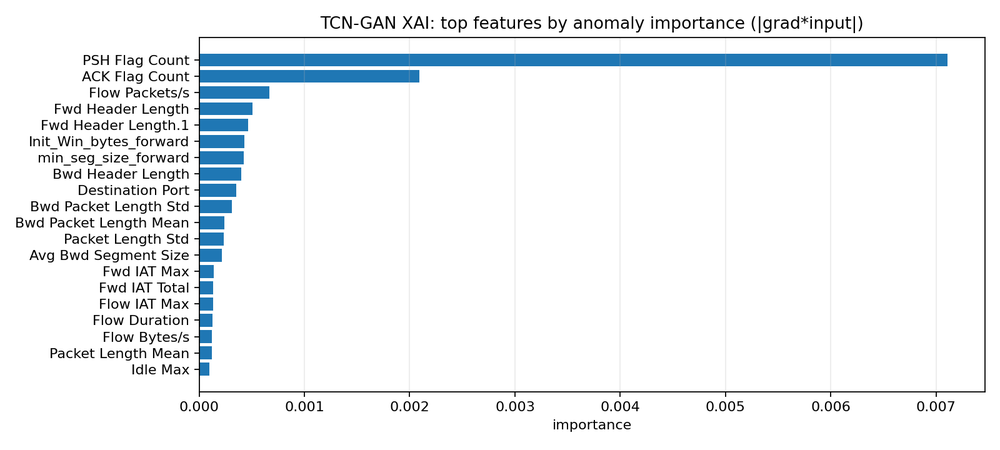
#> input picture paper/figures/xai_feature_importance.png, 1000 x 450 px, shrunk from 1600 x 720 before the run, found by its file name
$ python make_paper_diagrams.py
#> lines starting #> are read from the running program, lines starting #| are printed output that depends on the picture
#!/usr/bin/env python3
"""Generate paper diagrams for the Attentive TCN-WGAN-GP manuscript."""

from __future__ import annotations

from pathlib import Path

import matplotlib.patches as patches
import matplotlib.pyplot as plt
from PIL import Image


OUT_DIR = Path("attack/paper/figures")


COLORS = {
    "blue": "#D9EAF7",
    "blue_edge": "#2F6F9F",
    "green": "#DFF0D8",
    "green_edge": "#3F7F4F",
    "yellow": "#FFF3CD",
    "yellow_edge": "#A07900",
    "red": "#F8D7DA",
    "red_edge": "#9A3A40",
    "gray": "#F2F2F2",
    "gray_edge": "#666666",
    "purple": "#E8DFF5",
    "purple_edge": "#6B4FA0",
}


def _box(ax, xy, wh, title, body="", fc="blue", lw=1.5, fontsize=10):
    x, y = xy
    w, h = wh
    rect = patches.FancyBboxPatch(
        (x, y),
        w,
        h,
        boxstyle="round,pad=0.012,rounding_size=0.018",
        linewidth=lw,
        edgecolor=COLORS[f"{fc}_edge"],
        facecolor=COLORS[fc],
    )
    ax.add_patch(rect)
    ax.text(x + w / 2, y + h * 0.65, title, ha="center", va="center", fontsize=fontsize, weight="bold")
    if body:
        ax.text(x + w / 2, y + h * 0.34, body, ha="center", va="center", fontsize=fontsize - 1, linespacing=1.15)
    return rect


def _arrow(ax, start, end, text="", rad=0.0, color="#333333", lw=1.25):
    arrow = patches.FancyArrowPatch(
        start,
        end,
        arrowstyle="-|>",
        mutation_scale=12,
        linewidth=lw,
        color=color,
        connectionstyle=f"arc3,rad={rad}",
    )
    ax.add_patch(arrow)
    if text:
        mx = (start[0] + end[0]) / 2
        my = (start[1] + end[1]) / 2
        ax.text(mx, my + 0.025, text, ha="center", va="center", fontsize=8, color=color)


def _save(fig, stem: str) -> None:
    fig.savefig(OUT_DIR / f"{stem}.png", dpi=300)
    fig.savefig(OUT_DIR / f"{stem}.svg")


def _mini_records(ax, x, y, w, h, color="#2F6F9F"):
#> called with x = 0.052, y = 0.69, w = 0.07, h = 0.07, color = '#2F6F9F'
    for i in range(5):
        yy = y + h * (0.16 + i * 0.14)
        ax.add_patch(patches.Rectangle((x + w * 0.12, yy), w * 0.68, h * 0.055, facecolor="white", edgecolor=color, lw=0.7))
        ax.add_patch(patches.Circle((x + w * 0.86, yy + h * 0.027), h * 0.018, facecolor=color, edgecolor="none"))


def _mini_windows(ax, x, y, w, h):
#> called with x = 0.363, y = 0.675, w = 0.08, h = 0.08
    colors = ["#BFD7EA", "#D6EAF8", "#EAF4FB"]
    for i, c in enumerate(colors):
        ax.add_patch(
            patches.Rectangle(
                (x + w * (0.16 + i * 0.08), y + h * (0.26 + i * 0.07)),
                w * 0.42,
                h * 0.38,
                facecolor=c,
                edgecolor=COLORS["blue_edge"],
                lw=0.9,
            )
        )
#> in _save, `fig.savefig(OUT_DIR / f"{stem}.png", dpi=300)`:
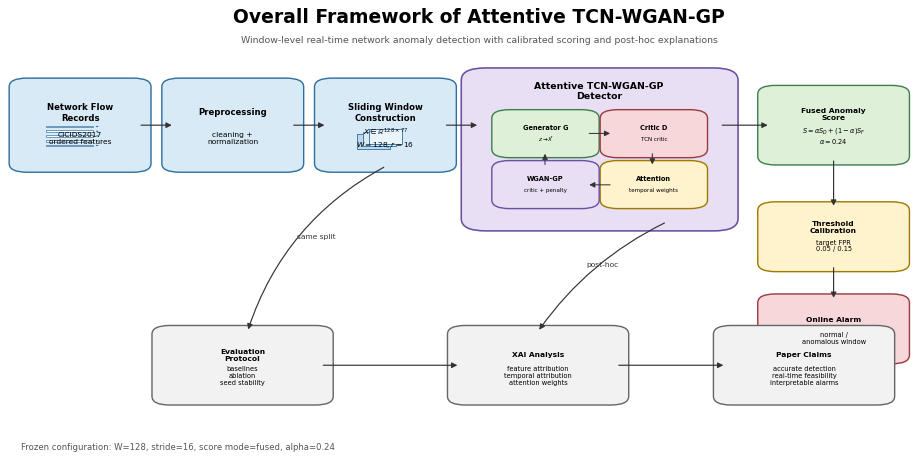
#> figure drawn by matplotlib, 1 panel


def _matrix(ax, x, y, w, h, rows=5, cols=9, cmap=("blue", "#F7FBFF")):
#> called with x = 0.078, y = 0.72, w = 0.085, h = 0.055, rows = 5, cols = 9, cmap = ('blue', '#F7FBFF')
    edge = COLORS[f"{cmap[0]}_edge"] if cmap[0] in COLORS else "#777777"
    face = cmap[1]
    ax.add_patch(patches.Rectangle((x, y), w, h, facecolor=face, edgecolor=edge, lw=1.0))
    for r in range(1, rows):
        ax.plot([x, x + w], [y + h * r / rows, y + h * r / rows], color=edge, lw=0.35, alpha=0.55)
    for c in range(1, cols):
        ax.plot([x + w * c / cols, x + w * c / cols], [y, y + h], color=edge, lw=0.35, alpha=0.55)


def _conv_stack(ax, x, y, w, h):
#> called with x = 0.268, y = 0.705, w = 0.145, h = 0.035
    dilations = [1, 2, 4, 8]
    block_w = w / 4.9
    for i, d in enumerate(dilations):
        bx = x + i * block_w * 1.18
        ax.add_patch(
            patches.FancyBboxPatch(
                (bx, y),
                block_w,
                h,
                boxstyle="round,pad=0.01,rounding_size=0.01",
                facecolor=COLORS["purple"],
                edgecolor=COLORS["purple_edge"],
                lw=1.0,
            )
        )
        ax.text(bx + block_w / 2, y + h * 0.52, f"d={d}", ha="center", va="center", fontsize=7, weight="bold")


def _hidden_states(ax, x, y, w, h):
#> called with x = 0.525, y = 0.72, w = 0.12, h = 0.035
    n = 9
    for i in range(n):
        cx = x + (i + 0.5) * w / n
        alpha = 0.35 + 0.55 * ((i % 4) / 3)
        ax.add_patch(
            patches.Rectangle(
                (cx - w / n * 0.28, y),
                w / n * 0.55,
                h,
                facecolor="#D7C7EE",
                edgecolor=COLORS["purple_edge"],
                alpha=alpha,
                lw=0.7,
            )
        )
    ax.text(x + w / 2, y - 0.025, "$h_1, h_2, \\ldots, h_W$", ha="center", va="top", fontsize=8)


def _attention_bars(ax, x, y, w, h, label=True):
#> called with x = 0.76, y = 0.71, w = 0.12, h = 0.038, label = False
    vals = [0.18, 0.42, 0.25, 0.68, 0.34, 0.92, 0.51, 0.28, 0.72]
    n = len(vals)
    for i, v in enumerate(vals):
        bx = x + i * w / n + w / n * 0.2
        ax.add_patch(
            patches.Rectangle(
                (bx, y),
                w / n * 0.48,
                h * v,
                facecolor="#F5B26B",
                edgecolor="#A35A14",
                lw=0.45,
            )
        )
    if label:
        ax.text(x + w / 2, y + h + 0.018, "learned $a_t$", ha="center", va="bottom", fontsize=8)


def make_framework() -> None:
    OUT_DIR.mkdir(parents=True, exist_ok=True)
    fig, ax = plt.subplots(figsize=(14.8, 7.4))
    ax.set_xlim(0, 1)
    ax.set_ylim(0, 1)
    ax.axis("off")

    ax.text(0.5, 0.955, "Overall Framework of Attentive TCN-WGAN-GP", fontsize=20, weight="bold", ha="center")
    ax.text(
        0.5,
        0.915,
        "Window-level real-time network anomaly detection with calibrated scoring and post-hoc explanations",
        fontsize=10,
        ha="center",
        color="#555555",
    )

    _box(ax, (0.035, 0.66), (0.12, 0.17), "Network Flow\nRecords", "CICIDS2017\nordered features", "blue", fontsize=9)
    _mini_records(ax, 0.052, 0.69, 0.07, 0.07)
    _box(ax, (0.19, 0.66), (0.12, 0.17), "Preprocessing", "cleaning +\nnormalization", "blue", fontsize=9)
    _box(ax, (0.345, 0.66), (0.12, 0.17), "Sliding Window\nConstruction", "$X\\in\\mathbb{R}^{128\\times77}$\n$W=128, r=16$", "blue", fontsize=9)
    _mini_windows(ax, 0.363, 0.675, 0.08, 0.08)

    detector = patches.FancyBboxPatch(
        (0.50, 0.545),
        0.245,
        0.30,
        boxstyle="round,pad=0.018,rounding_size=0.025",
        linewidth=1.7,
        edgecolor=COLORS["purple_edge"],
        facecolor=COLORS["purple"],
    )
    ax.add_patch(detector)
    ax.text(0.622, 0.815, "Attentive TCN-WGAN-GP\nDetector", ha="center", va="center", fontsize=10, weight="bold")
    _box(ax, (0.525, 0.690), (0.085, 0.075), "Generator G", "$z\\rightarrow \\hat{X}$", "green", fontsize=7)
    _box(ax, (0.635, 0.690), (0.085, 0.075), "Critic D", "TCN critic", "red", fontsize=7)
    _box(ax, (0.635, 0.585), (0.085, 0.075), "Attention", "temporal weights", "yellow", fontsize=7)
    _box(ax, (0.525, 0.585), (0.085, 0.075), "WGAN-GP", "critic + penalty", "purple", fontsize=7)
    _arrow(ax, (0.610, 0.728), (0.635, 0.728), "", lw=1.1)
    _arrow(ax, (0.676, 0.690), (0.676, 0.660), "", lw=1.1)
    _arrow(ax, (0.635, 0.622), (0.610, 0.622), "", lw=1.1)
    _arrow(ax, (0.567, 0.660), (0.567, 0.690), "", lw=1.1)

    _box(ax, (0.795, 0.675), (0.13, 0.14), "Fused Anomaly\nScore", "$S=\\alpha S_D+(1-\\alpha)S_F$\n$\\alpha=0.24$", "green", fontsize=8)
    _box(ax, (0.795, 0.455), (0.13, 0.12), "Threshold\nCalibration", "target FPR\n0.05 / 0.15", "yellow", fontsize=8)
    _box(ax, (0.795, 0.265), (0.13, 0.12), "Online Alarm", "normal /\nanomalous window", "red", fontsize=8)

    _box(ax, (0.18, 0.18), (0.16, 0.14), "Evaluation\nProtocol", "baselines\nablation\nseed stability", "gray", fontsize=8)
    _box(ax, (0.48, 0.18), (0.16, 0.14), "XAI Analysis", "feature attribution\ntemporal attribution\nattention weights", "gray", fontsize=8)
    _box(ax, (0.75, 0.18), (0.16, 0.14), "Paper Claims", "accurate detection\nreal-time feasibility\ninterpretable alarms", "gray", fontsize=8)

    _arrow(ax, (0.155, 0.745), (0.19, 0.745))
    _arrow(ax, (0.31, 0.745), (0.345, 0.745))
    _arrow(ax, (0.465, 0.745), (0.50, 0.745))
    _arrow(ax, (0.745, 0.745), (0.795, 0.745))
    _arrow(ax, (0.86, 0.675), (0.86, 0.575))
    _arrow(ax, (0.86, 0.455), (0.86, 0.385))
    _arrow(ax, (0.405, 0.66), (0.265, 0.32), "same split", rad=0.20)
    _arrow(ax, (0.69, 0.545), (0.56, 0.32), "post-hoc", rad=0.13)
    _arrow(ax, (0.64, 0.25), (0.75, 0.25))
    _arrow(ax, (0.34, 0.25), (0.48, 0.25))

    ax.text(0.035, 0.075, "Frozen configuration: W=128, stride=16, score mode=fused, alpha=0.24", fontsize=9, color="#555555")
    fig.tight_layout(pad=0.8)
    _save(fig, "framework_overview")
    plt.close(fig)


def make_model_architecture() -> None:
    fig, ax = plt.subplots(figsize=(10.5, 7.2))
    ax.set_xlim(0, 1)
    ax.set_ylim(0, 1)
    ax.axis("off")

    ax.text(0.5, 0.955, "Attentive TCN-WGAN-GP Model Architecture", fontsize=18, weight="bold", ha="center")

    ax.text(0.055, 0.875, "Real-window critic path", fontsize=10, weight="bold", color=COLORS["purple_edge"])
    _box(ax, (0.055, 0.700), (0.13, 0.13), "Input Window", "$X\\in\\mathbb{R}^{128\\times77}$", "blue", fontsize=8)
    _matrix(ax, 0.078, 0.720, 0.085, 0.055)
    _box(ax, (0.245, 0.690), (0.19, 0.15), "TCN Encoder", "", "purple", fontsize=9)
    _conv_stack(ax, 0.268, 0.705, 0.145, 0.035)
    _box(ax, (0.505, 0.690), (0.16, 0.15), "Hidden States", "$H=[h_1,\\ldots,h_W]$", "purple", fontsize=9)
    _hidden_states(ax, 0.525, 0.720, 0.12, 0.035)
    _box(ax, (0.730, 0.690), (0.18, 0.15), "Attention Pooling", "$h=\\sum_t a_t h_t$", "yellow", fontsize=9)
    _attention_bars(ax, 0.760, 0.710, 0.12, 0.038, label=False)
    _box(ax, (0.785, 0.505), (0.125, 0.10), "Critic D", "$S_D(X)$", "red", fontsize=9)

    _arrow(ax, (0.185, 0.765), (0.245, 0.765))
    _arrow(ax, (0.435, 0.765), (0.505, 0.765))
    _arrow(ax, (0.665, 0.765), (0.730, 0.765))
    _arrow(ax, (0.82, 0.690), (0.845, 0.605))

    ax.text(0.055, 0.575, "Generator path", fontsize=10, weight="bold", color=COLORS["green_edge"])
    _box(ax, (0.055, 0.410), (0.13, 0.12), "Latent Noise", "$z\\sim p(z)$", "blue", fontsize=8)
    ax.scatter([0.092, 0.116, 0.141, 0.110, 0.153], [0.448, 0.486, 0.445, 0.426, 0.482], s=12, color=COLORS["blue_edge"])
    _box(ax, (0.245, 0.395), (0.19, 0.15), "TCN Generator G", "", "green", fontsize=9)
    _conv_stack(ax, 0.268, 0.412, 0.145, 0.035)
    _box(ax, (0.505, 0.405), (0.16, 0.13), "Synthetic Window", "$\\hat{X}=G(z)$", "green", fontsize=9)
    _matrix(ax, 0.542, 0.425, 0.085, 0.050, cmap=("green", "#F4FBF1"))
    _arrow(ax, (0.185, 0.470), (0.245, 0.470))
    _arrow(ax, (0.435, 0.470), (0.505, 0.470))
    _arrow(ax, (0.665, 0.470), (0.785, 0.545), "fake", rad=-0.12)

    _box(ax, (0.280, 0.140), (0.25, 0.13), "WGAN-GP Training", "$L_D=E[D(\\hat{X})]-E[D(X)]+\\lambda GP$\n$L_G=-E[D(G(z))]$", "purple", fontsize=8)
    _box(ax, (0.635, 0.140), (0.25, 0.13), "Fused Inference Score", "$S=\\alpha S_D+(1-\\alpha)S_F$\n$\\alpha=0.24$, threshold $\\tau$", "gray", fontsize=8)
    _box(ax, (0.055, 0.160), (0.13, 0.09), "Feature\nDeviation", "$S_F(X)$", "gray", fontsize=8)
    _box(ax, (0.820, 0.315), (0.12, 0.08), "Decision", "normal /\nanomalous", "red", fontsize=8)

    _arrow(ax, (0.845, 0.505), (0.760, 0.270), "$S_D$")
    _arrow(ax, (0.185, 0.205), (0.635, 0.205), "$S_F$", rad=-0.05)
    _arrow(ax, (0.760, 0.270), (0.820, 0.355))
    _arrow(ax, (0.340, 0.395), (0.395, 0.270), "train G", rad=0.08)
    _arrow(ax, (0.785, 0.545), (0.530, 0.270), "train D", rad=0.08)

    fig.tight_layout(pad=0.8)
    _save(fig, "model_architecture")
#> call 2 of _save, with stem = 'model_architecture'
#> in _save (call 2), `fig.savefig(OUT_DIR / f"{stem}.png", dpi=300)`:
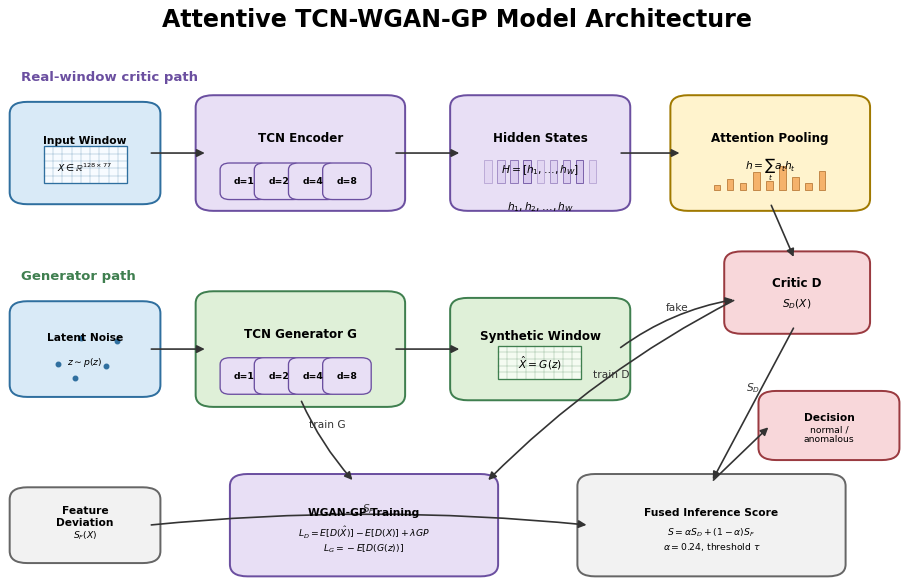
#> figure drawn by matplotlib, 1 panel
    plt.close(fig)


def _open_trimmed(path: Path) -> Image.Image:
    im = Image.open(path).convert("RGB")
    # Remove uniform white margins conservatively.
    import PIL.ImageChops as ImageChops

    bg = Image.new("RGB", im.size, "white")
#> bg: PIL image 1000x450 RGB; every value is 255
    diff = ImageChops.difference(im, bg)
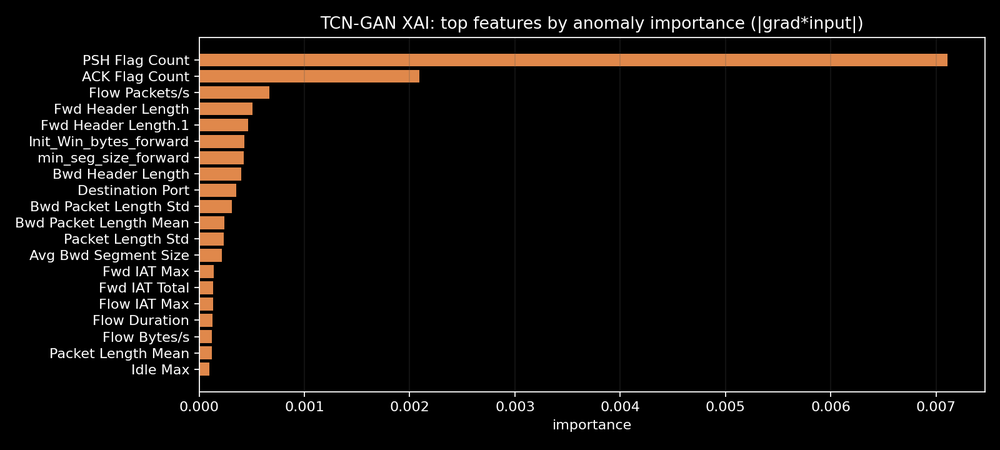
#> diff: PIL image 1000x450 RGB; mean R, G, B 17.1, 13.4, 10.8
    bbox = diff.getbbox()
#> bbox = (14, 14, 988, 434)
    if bbox:
        left, top, right, bottom = bbox
#> left = 14; top = 14; right = 988; bottom = 434
        pad = 18
        left = max(0, left - pad)
#> left = 0
        top = max(0, top - pad)
#> top = 0
        right = min(im.width, right + pad)
#> right = 1000
        bottom = min(im.height, bottom + pad)
#> bottom = 450
        im = im.crop((left, top, right, bottom))
    return im


def make_xai_panel() -> None:
    paths = [
        ("(a) Feature attribution", OUT_DIR / "xai_feature_importance.png"),
        ("(b) Temporal attribution", OUT_DIR / "xai_time_importance.png"),
        ("(c) Attention weights", OUT_DIR / "attn_weights.png"),
    ]
    images = [(label, _open_trimmed(path)) for label, path in paths]
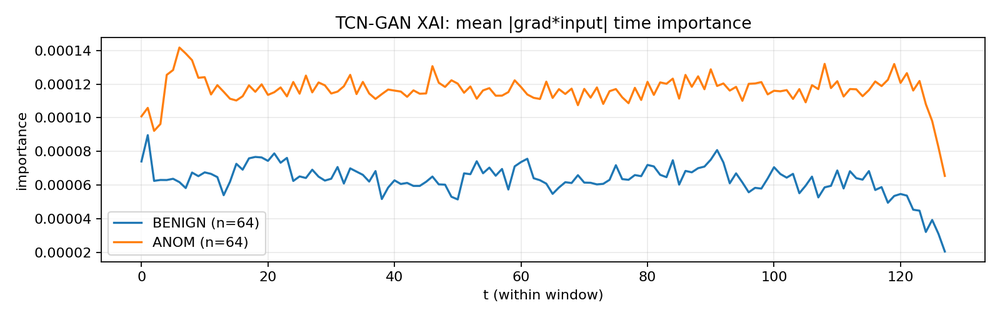
#> input picture paper/figures/xai_time_importance.png, 1000 x 320 px, shrunk from 1600 x 512 before the run, found by its file name
#> in _open_trimmed (call 2), `bg = Image.new("RGB", im.size, "white")`: bg: PIL image 1000x320 RGB; every value is 255
#> in _open_trimmed (call 2), `diff = ImageChops.difference(im, bg)`:
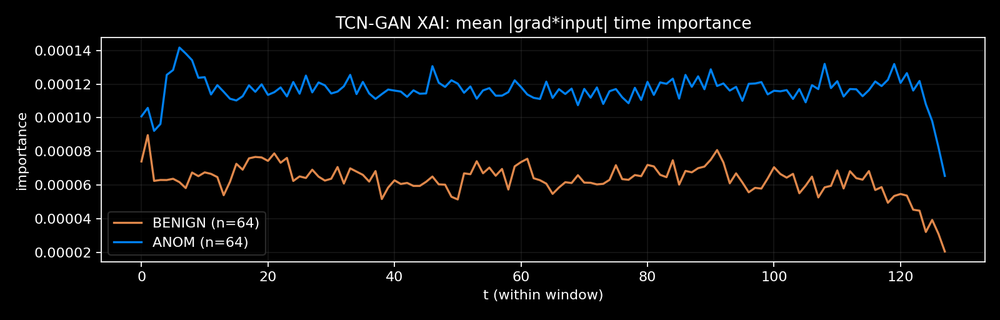
#> diff: PIL image 1000x320 RGB; mean R, G, B 8.6, 9.1, 9.7
#> in _open_trimmed (call 2), `bbox = diff.getbbox()`: bbox = (14, 14, 988, 304)
#> in _open_trimmed (call 2), `left, top, right, bottom = bbox`: left = 14; right = 988; bottom = 304
#> in _open_trimmed (call 2), `left = max(0, left - pad)`: left = 0
#> in _open_trimmed (call 2), `right = min(im.width, right + pad)`: right = 1000
#> in _open_trimmed (call 2), `bottom = min(im.height, bottom + pad)`: bottom = 320
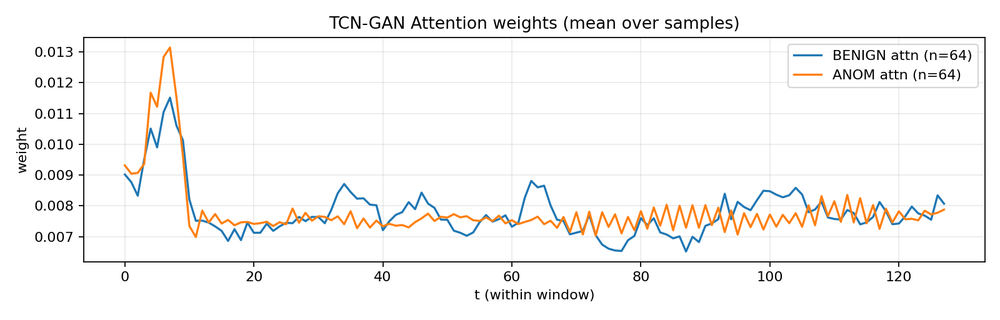
#> input picture paper/figures/attn_weights.png, 1000 x 320 px, shrunk from 1600 x 512 before the run, found by its file name
#> in _open_trimmed (call 3), `diff = ImageChops.difference(im, bg)`:
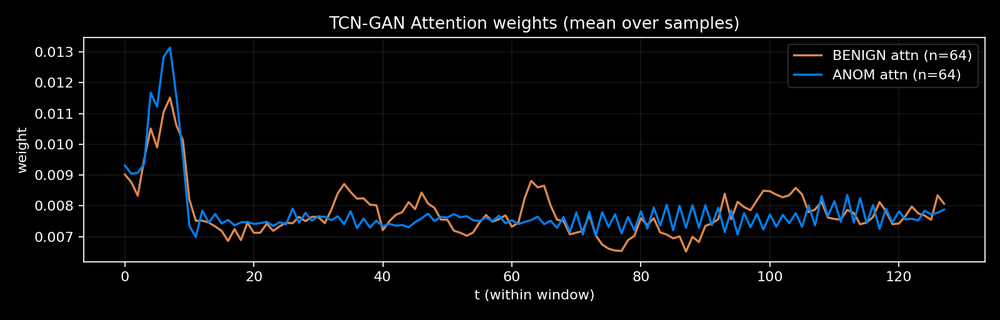
#> diff: PIL image 1000x320 RGB; mean R, G, B 8.2, 9.1, 10
#> in _open_trimmed (call 3), `left, top, right, bottom = bbox`: left = 14; right = 988; bottom = 304
#> in _open_trimmed (call 3), `left = max(0, left - pad)`: left = 0
#> in _open_trimmed (call 3), `right = min(im.width, right + pad)`: right = 1000
#> in _open_trimmed (call 3), `bottom = min(im.height, bottom + pad)`: bottom = 320
#> images = 3 items

    fig, axes = plt.subplots(3, 1, figsize=(7.2, 8.2))
    for ax, (label, im) in zip(axes, images):
        ax.imshow(im)
        ax.set_axis_off()
        ax.text(0.5, -0.06, label, ha="center", va="top", transform=ax.transAxes, fontsize=11)
#> this loop made 3 passes
#> label on passes 1 to 3: '(a) Feature attribution', '(b) Temporal attribution', '(c) Attention weights'
    fig.subplots_adjust(left=0.03, right=0.97, top=0.98, bottom=0.04, hspace=0.22)
    fig.savefig(OUT_DIR / "xai_panel.png", dpi=300)
    plt.close(fig)


def main() -> None:
    make_framework()
    make_model_architecture()
    make_xai_panel()
    print(f"Paper diagrams written to {OUT_DIR}")


if __name__ == "__main__":
    main()
